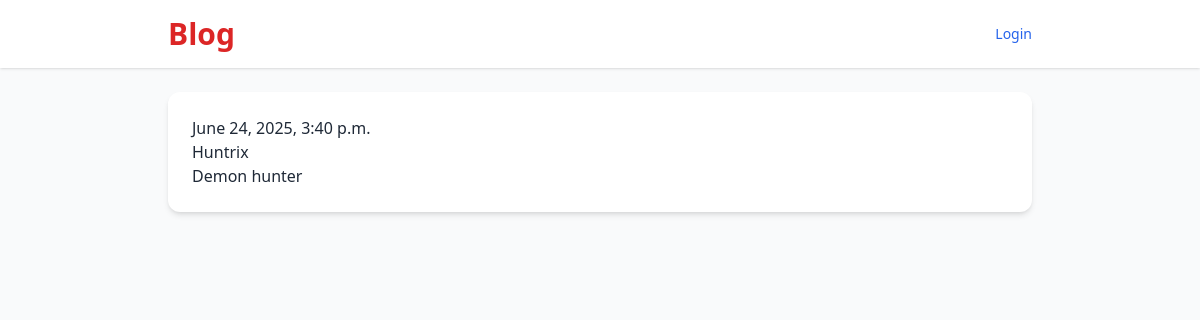
/post/5/, run on an earlier commit of the app's database.
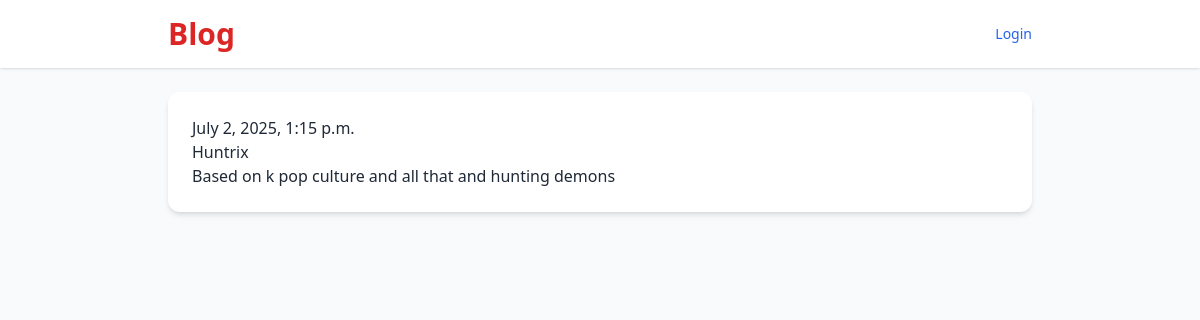
And on a later commit of the database.
### blog/models.py (models this page shows, shortened)
class Post(models.Model):
    author = models.ForeignKey(settings.AUTH_USER_MODEL, on_delete=models.CASCADE)
    title = models.CharField(max_length=200)
    text = models.TextField()
    image = models.ImageField(upload_to='post_images/', blank=True, null=True)
    created_date = models.DateTimeField(default=timezone.now)
    published_date = models.DateTimeField(blank=True, null=True)

### blog/views.py (the view)
# urls.py: path('post/<int:pk>/', views.post_detail, name='post_detail'),
def post_detail(request, pk):
    post = get_object_or_404(Post, pk=pk)
    return render(request, 'blog/post_detail.html', {'post': post})

### blog/templates/blog/post_detail.html (shortened to what this page needs)
{% extends 'blog/base.html' %} {% block content %}
<article class="post">
  {% if post.published_date %}
  <time class="date"> {{ post.published_date }} </time>
  {% endif %}
  <h2>{{ post.title }}</h2>
  <p>{{ post.text|linebreaksbr }}</p>
</article>
{% endblock %}

What changed in the data, as far as the page shows it:
changed Post "Huntrix": published_date "June 24, 2025, 3:40 p.m." → "July 2, 2025, 1:15 p.m."; text "Demon hunter" → "Based on k pop culture and all that and hunting demons"
